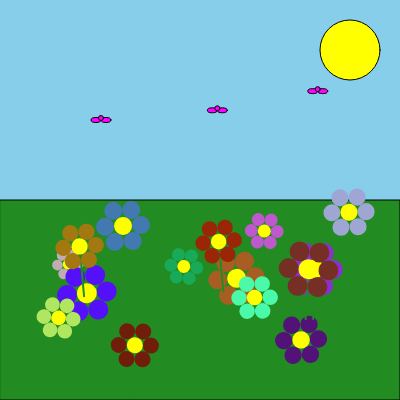
Frame 1 (no input)
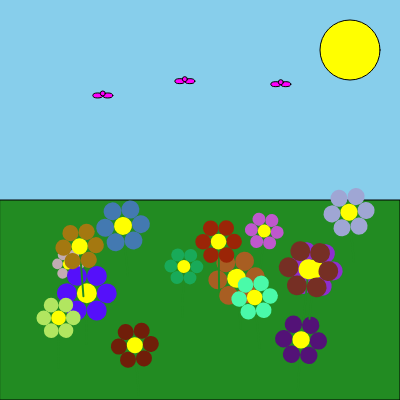
Frame 60 (no input)
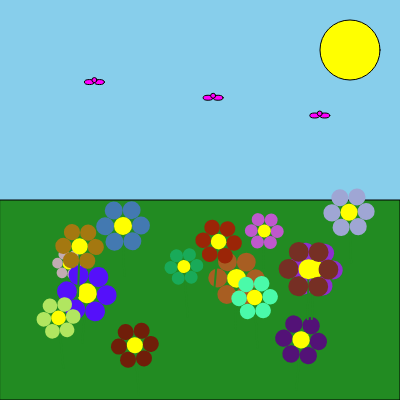
Frame 120 (the mouse pressed at the canvas centre since frame 60)

The p5.js sketch that drew these frames (run headless with seeded random() and noise() and a simulated clock; from frame 60 on, the mouse is pressed at the canvas centre):

// p5.js sketch
// ── sketch.js
// 🌸 ЦВЕТУЩИЙ САД
// Цветы растут и колышутся на ветру

let flowers = [];

function setup() {
  createCanvas(400, 400);
  
  // Создаём цветы
  for (let i = 0; i < 15; i++) {
    flowers.push({
      x: random(50, 350),
      y: random(200, 350),
      petalColor: color(random(255), random(255), random(255)),
      centerColor: color(255, 255, 0),
      size: random(20, 40),
      angle: 0
    });
  }
}

function draw() {
  // Небо
  background(135, 206, 235);
  
  // Солнце
  fill(255, 255, 0);
  ellipse(350, 50, 60, 60);
  
  // Трава
  fill(34, 139, 34);
  rect(0, 200, width, 200);
  
  // Рисуем цветы
  for (let flower of flowers) {
    flower.angle = sin(frameCount * 0.02 + flower.x) * 0.1;
    
    push();
    translate(flower.x, flower.y);
    rotate(flower.angle);
    
    // Стебель
    stroke(34, 139, 34);
    strokeWeight(2);
    line(0, 0, 0, 50);
    
    // Лепестки
    noStroke();
    for (let i = 0; i < 6; i++) {
      let angle = i * PI/3;
      fill(flower.petalColor);
      ellipse(cos(angle) * flower.size/2,
              sin(angle) * flower.size/2,
              flower.size/2, flower.size/2);
    }
    
    // Центр цветка
    fill(flower.centerColor);
    ellipse(0, 0, flower.size/2, flower.size/2);
    
    pop();
  }
  
  // Бабочки
  for (let i = 0; i < 3; i++) {
    let x = 100 + i * 100 + sin(frameCount * 0.05 + i) * 20;
    let y = 100 + cos(frameCount * 0.03 + i) * 20;
    
    fill(255, 0, 255);
    ellipse(x - 5, y, 10, 5);
    ellipse(x + 5, y, 10, 5);
    ellipse(x, y - 2, 5, 5);
  }
}
